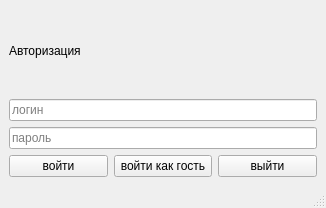
<?xml version="1.0" encoding="UTF-8"?>
<ui version="4.0">
 <class>MainWindow</class>
 <widget class="QMainWindow" name="MainWindow">
  <property name="geometry">
   <rect>
    <x>0</x>
    <y>0</y>
    <width>326</width>
    <height>208</height>
   </rect>
  </property>
  <property name="windowTitle">
   <string>MainWindow</string>
  </property>
  <widget class="QWidget" name="centralwidget">
   <layout class="QGridLayout" name="gridLayout">
    <item row="0" column="0">
     <widget class="QLabel" name="label">
      <property name="text">
       <string>Авторизация</string>
      </property>
     </widget>
    </item>
    <item row="1" column="0">
     <widget class="QLineEdit" name="lineEdit_login">
      <property name="placeholderText">
       <string>логин</string>
      </property>
     </widget>
    </item>
    <item row="2" column="0">
     <widget class="QLineEdit" name="lineEdit_password">
      <property name="placeholderText">
       <string>пароль</string>
      </property>
     </widget>
    </item>
    <item row="3" column="0">
     <layout class="QHBoxLayout" name="horizontalLayout">
      <item>
       <widget class="QPushButton" name="pushButton_enter">
        <property name="text">
         <string>войти</string>
        </property>
       </widget>
      </item>
      <item>
       <widget class="QPushButton" name="pushButton_guest">
        <property name="text">
         <string>войти как гость</string>
        </property>
       </widget>
      </item>
      <item>
       <widget class="QPushButton" name="pushButton_exit">
        <property name="text">
         <string>выйти</string>
        </property>
       </widget>
      </item>
     </layout>
    </item>
   </layout>
  </widget>
  <widget class="QMenuBar" name="menubar">
   <property name="geometry">
    <rect>
     <x>0</x>
     <y>0</y>
     <width>326</width>
     <height>30</height>
    </rect>
   </property>
  </widget>
  <widget class="QStatusBar" name="statusbar"/>
 </widget>
 <resources/>
 <connections/>
</ui>
